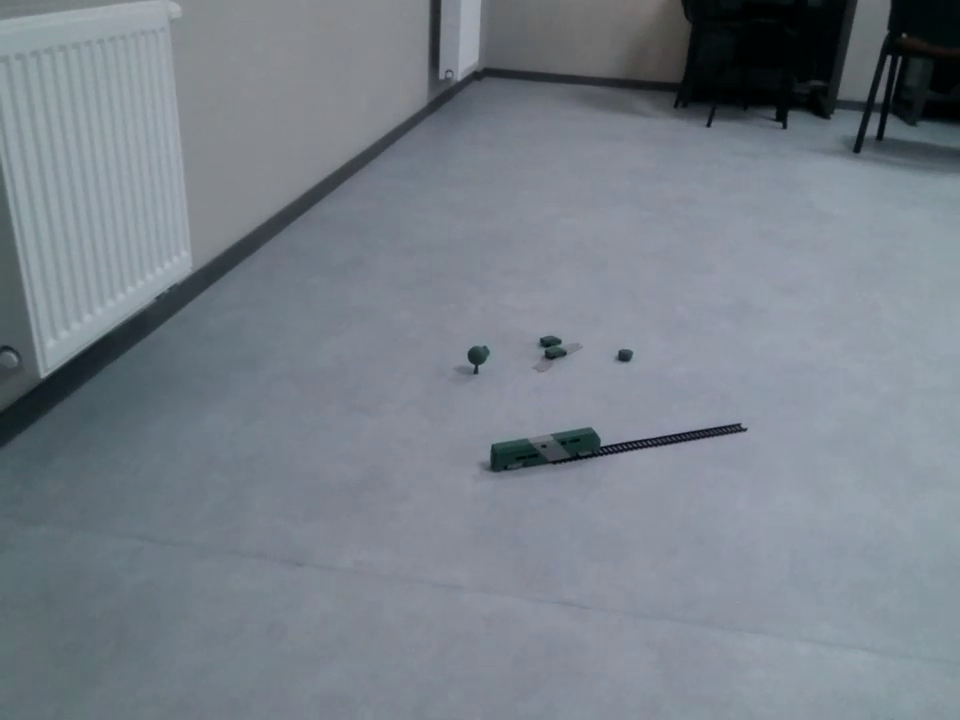
#> input picture samples/15.png, 960 x 720 px
$ python recognition.py
#> lines starting #> are read from the running program, lines starting #| are printed output that depends on the picture; after the words box and inside, x2 and y2 are one past the last pixel; in counts of white or black regions, pixels touching at a corner belong together
import cv2
from math import pi
import numpy as np


def find_railways(img):
    # чорні обʼєкти
    hsv = cv2.cvtColor(img, cv2.COLOR_BGR2HSV)

    f = cv2.inRange(hsv, np.array([0, 50, 0]), np.array([255, 140, 60]))
    f = cv2.dilate(f, np.ones((2, 2), np.uint8), iterations=3)

    a = cv2.HoughLinesP(f, 1, pi/180, 100, 1000, 100)

    mask = np.zeros(img.shape[:2], dtype="uint8")

    for l in a:
        cv2.line(mask, (l[0][0], l[0][1]), (l[0][2], l[0][3]), 255, 10)

    railway = []

    contours, hierarchy = cv2.findContours(mask, cv2.RETR_EXTERNAL, cv2.CHAIN_APPROX_SIMPLE)

    for contour in contours:
        rect = cv2.minAreaRect( contour )
        if min(rect[1]) >= 25:
            continue

        box = cv2.boxPoints(rect)
        box = np.intp(box)
        # cv2.drawContours(mask2,[box],0,(0,255,0),1)

        p1a = ( int((box[0][0] + box[1][0]) / 2), int((box[0][1] + box[1][1]) / 2) )
        p2a = ( int((box[2][0] + box[3][0]) / 2), int((box[2][1] + box[3][1]) / 2) )

        p1b = ( int((box[0][0] + box[3][0]) / 2), int((box[0][1] + box[3][1]) / 2) )
        p2b = ( int((box[1][0] + box[2][0]) / 2), int((box[1][1] + box[2][1]) / 2) )

        dist1 = np.linalg.norm(np.array(p1a) - np.array(p2a))
        dist2 = np.linalg.norm(np.array(p1b) - np.array(p2b))

        if dist1 > dist2:
            p1, p2 = p1a, p2a
        else:
            p1, p2 = p1b, p2b

        if max(dist1, dist2) < 100:
            continue

        railway.append([p1, p2])

    return railway


def draw_hud(img, height, mission_name):
    # drone name
    cv2.putText(img, 'ORT Drone', (10, 30), cv2.FONT_HERSHEY_COMPLEX, 1, (0, 255, 0), 3)
    # height
    cv2.putText(img, f'Висота: {height} м', (10, 70), cv2.FONT_HERSHEY_COMPLEX, 1, (0, 255, 0), 3)
    # mission name
    cv2.putText(img, f'Мiсiя: {mission_name}', (10, 110), cv2.FONT_HERSHEY_COMPLEX, 1, (0, 255, 0), 3)
    # add the frame
    cv2.rectangle(img, (0, 0), (img.shape[1], img.shape[0]), (0, 255, 0), 5)

    return img


def run(im):
    out = im.copy()

    for p1, p2 in find_railways(im):
        print(p1, p2)
        cv2.line(out, p1, p2, (0, 255, 0), 2, 1)
        mid = ((p1[0] + p2[0]) // 2, (p1[1] + p2[1]) // 2)
        cv2.putText(out, "залiзна дорога", (mid[0], mid[1]-20), cv2.FONT_HERSHEY_COMPLEX, 0.7, (0, 255, 0), 2, cv2.LINE_4)


    draw_hud(out, 500, "Спостереження")
    return out


im = cv2.imread("./samples/15.png")
#> im is the input picture: shape (720, 960, 3); mean B, G, R 136.9, 128, 119.6
out = run(im)
#> in find_railways, `hsv = cv2.cvtColor(img, cv2.COLOR_BGR2HSV)`: hsv: shape (720, 960, 3); mean H, S, V 104, 39.4, 136.9
#> in find_railways, `f = cv2.inRange(hsv, np.array([0, 50, 0]), np.array([255, 140, 60]))`:
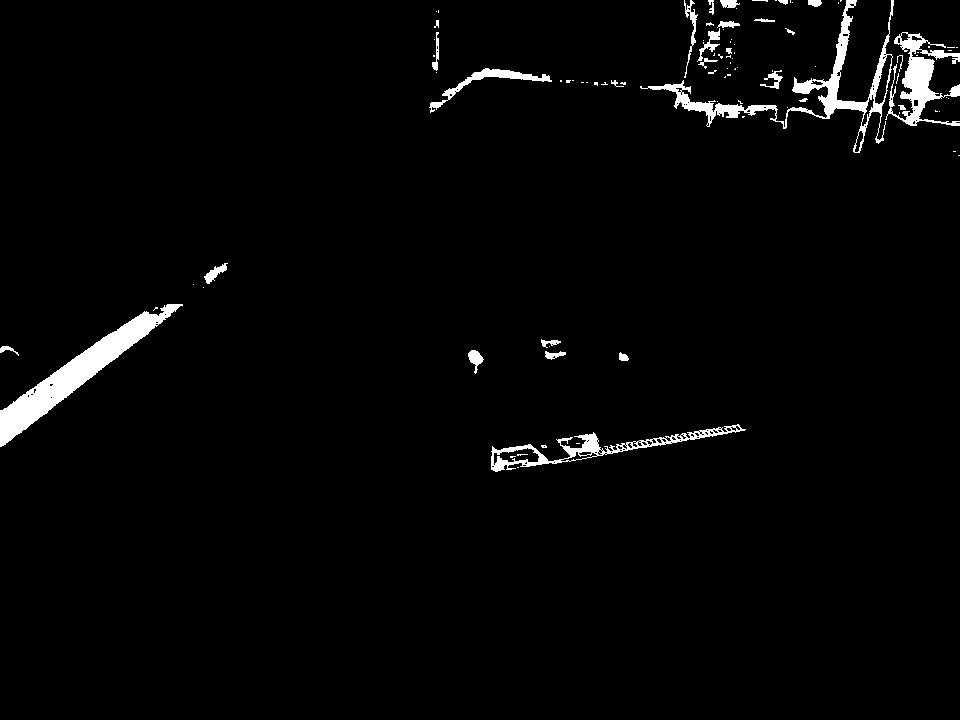
#> f: shape (720, 960); 2.4% white; 96 white regions (67 under 20 px), largest, box (x1, y1, x2, y2) and area: (0, 304, 183, 447) 5083, (640, 0, 894, 153) 3902, (885, 32, 960, 126) 2462
#> in find_railways, `f = cv2.dilate(f, np.ones((2, 2), np.uint8), iterations=3)`:
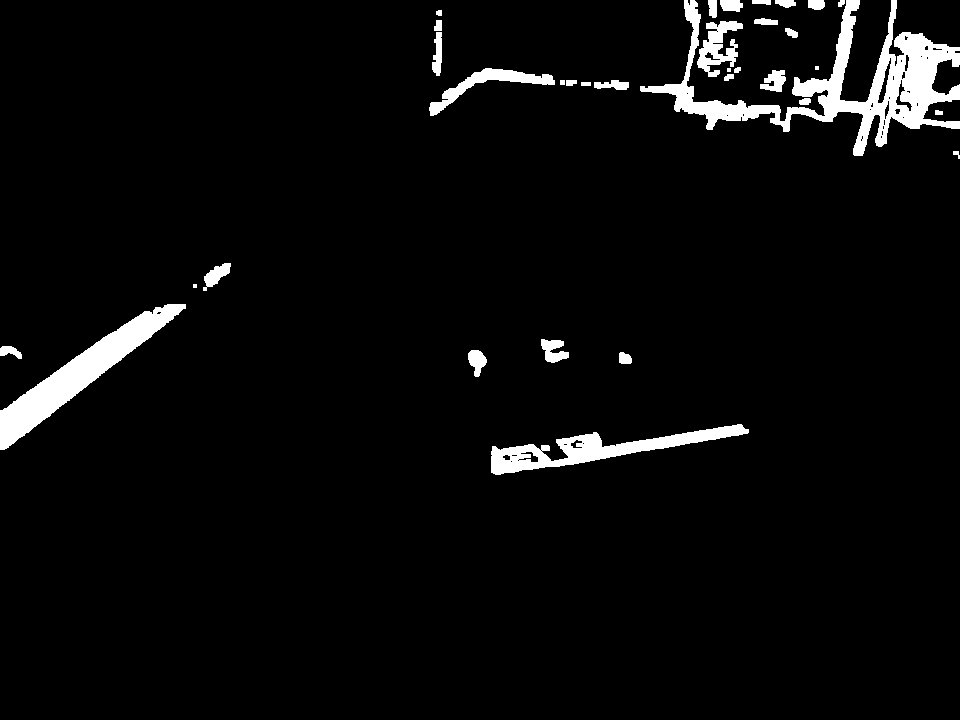
#> f: shape (720, 960); 4.2% white; 34 white regions (3 under 20 px)
#> in find_railways, `contours, hierarchy = cv2.findContours(mask, cv2.RETR_EXTERNAL, cv2.CH..`: contours = 2 contours; box (x1, y1, x2, y2) and area: (0, 299, 191, 455) 7732, (488, 419, 754, 479) 4344
#> the loop in run, `for p1, p2 in find_railways(im):` made 1 pass
#> (p1, p2, mid) on pass 1: ((487, 470), (752, 426), (619, 448))
#| (487, 470) (752, 426)
#> after the loop in run, `for p1, p2 in find_railways(im):`:
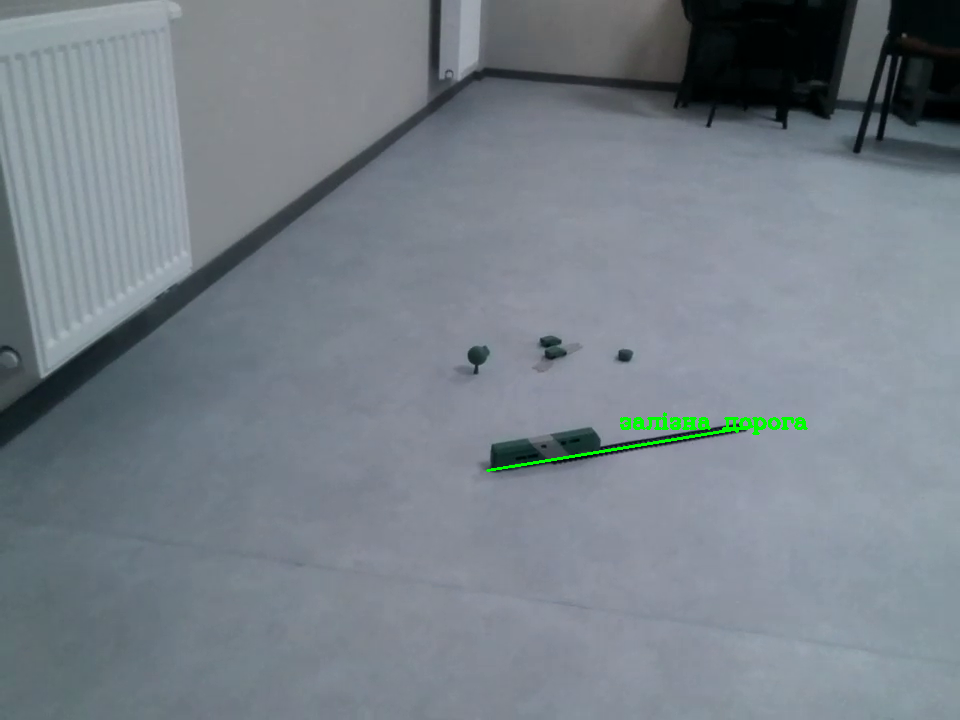
#> out: shape (720, 960, 3); 0.32% of pixels changed, all inside (x1, y1, x2, y2) = (486, 412, 808, 472)
#> in draw_hud, `cv2.rectangle(img, (0, 0), (img.shape[1], img.shape[0]), (0, 255, 0), 5)`:
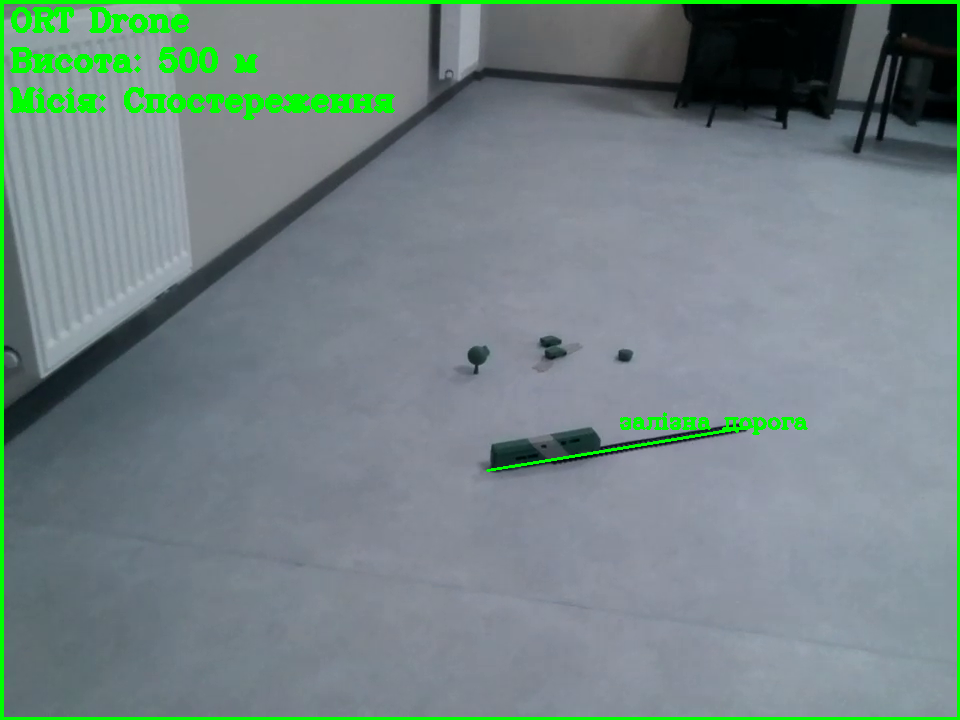
#> img: shape (720, 960, 3); mean B, G, R 132.2, 132.5, 115.4
cv2.imwrite("out.png", out)
